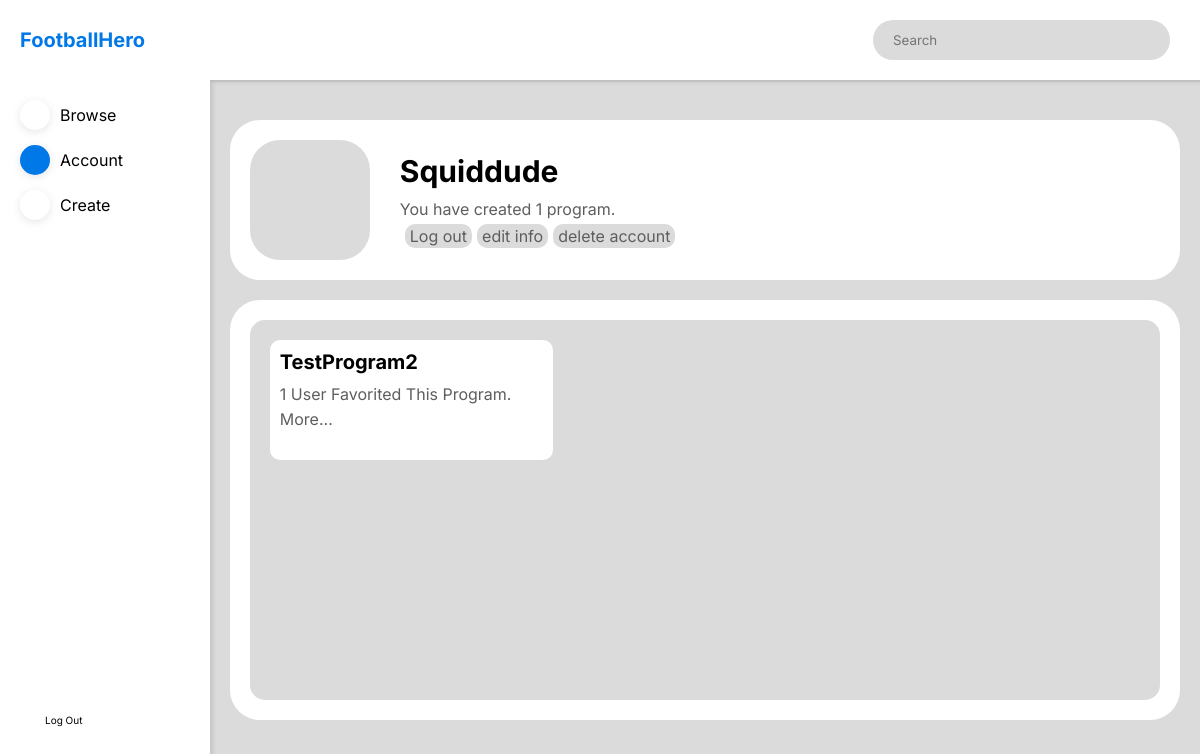
The page /account/squiddude (signed in) on the database its author committed.
### website/models.py (models this page shows)
class User(db.Model):
    id = db.Column(db.Integer, primary_key=True)
    username = db.Column(db.String(150), unique=True, nullable=False)
    email = db.Column(db.String(150), unique=True)
    password = db.Column(db.String(200))
    verified = db.Column(db.Boolean, default=False)
    programs = db.relationship('Program')
    favorites = db.relationship(
        'Program', secondary=FavoriteProgram, backref=db.backref('favoriteprograms'),  lazy='dynamic')

class Program(db.Model):
    id = db.Column(db.Integer, primary_key=True)
    name = db.Column(db.String(150), nullable=False)
    user_id = db.Column(db.Integer, db.ForeignKey('user.id'), nullable=False)
    description = db.Column(db.String(3000))
    exercises = db.relationship(
        'Exercise', secondary=ExerciseProgram, backref='exercises')
    favorited = db.relationship(
        'User', secondary=FavoriteProgram, backref=db.backref('favirouted'),  lazy='dynamic')

### website/dashboard.py (the view)
@dashboard.route("/account/<username>")
def account(username):
    if 'user' in session:
        user = db.session.query(User).filter(
            User.username == username).first()
        if not user:
            abort(404)
        likes_query = db.session.\
            query(
                FavoriteProgram.columns.program_id.label('programid'),
                func.count().label('cnt')
            ).\
            filter(FavoriteProgram.columns.program_id).\
            group_by('programid').\
            subquery()
        programscreated = db.session.\
            query(Program.id,
                  Program.name,
                  func.coalesce(
                      likes_query.c.cnt, 0).label('cnt')
                  ).\
            join(likes_query,
                 likes_query.c.programid == Program.id,
                 isouter=True
                 ).\
            filter(Program.user_id == user.id).\
            order_by(desc(Program.id)).\
            all()
        return render_template('account.html', user=user, programscreated=programscreated)
    else:
        return redirect((url_for('auth.signin')))

### website/templates/account.html (shortened to what this page needs)
{% extends 'dashboard_template.html' %}
{% block content %}
<div class="dashboard-body-element dashboard-body-first dashboard-body-account-first">
    <div class="dashboard-body-icon dashboard-body-tag">
        <span class="iconify" data-icon="bx:user"></span>
    </div>
    <div class='dashboard-account-info-wrapper'>
        <p class="dashboard-account-info-username">{{user.username | capitalize}}</p>
        {% if session['user'] == user.username %}
        {% if programscreated |length == 0 %}<p class="dashboard-account-info-subtitle">You have created 0 programs.</p>
        {% elif programscreated |length == 1 %} <p class="dashboard-account-info-subtitle">You have created 1 program.
        </p>
        {% else %}
        <p class="dashboard-account-info-subtitle">You have created {{programscreated |length}} programs</p>
        {% endif%}
        {% endif %}
        {% if session['user'] == user.username %}
        <div class="dashboard-account-info-settings">
            <a class="dashboard-account-info-settings-button" href="/signout">Log out</a>
            <a id='dashboard-account-info-settings-editinfo' class="dashboard-account-info-settings-button">edit
                info</a>
            <a id='dashboard-account-info-settings-deleteaccount' class="dashboard-account-info-settings-button">delete
                account</a>
        </div>
        {% endif %}
    </div>
</div>
<div class="dashboard-body-element dashboard-account-programs-wrapper">
    <div class="dashboard-account-programs">
        {% for program in programscreated%}
        <div class="dashboard-account-programs-card">
            <p> {{program.name}}</p>
            {% if program.cnt == 1 %}
            <p> {{program.cnt}} user favorited this program.</p>
            {% else %}
            <p> {{program.cnt}} users favorited this program.</p>
            {% endif %}
            <a onclick="location.href= '/program/{{program.id}}'">more...</a>
        </div>
        {% endfor %}
    </div>
</div>
{% endblock %}

### website/static/styles.css (style rules this page uses)
* { padding: 0; margin: 0; box-sizing: border-box; font-family: "Inter", "Poppins"; }
:root { --main-color: #0078e7; --secondary-color: #dbdbdb; --background-colour: #ffffff; --text-color-1: #000000; --text-color-2: #5e5e5e; --text-color-3: #ffffff; }
html { scroll-behavior: smooth; }
.dashboard-body-first { margin-top: 40px; }
.dashboard-body-icon { height: 120px; width: 120px; background-color: var(--secondary-color); border-radius: 30px; display: flex; align-items: center; justify-content: center; }
.dashboard-body-icon .iconify { width: 60%; height: 60%; color: var(--text-color-2); }
.dashboard-body-element { width: 96%; margin-left: auto; margin-right: auto; background-color: var(--background-colour); padding: 20px; border-radius: 30px; }
.dashboard-body-account-first { display: flex; align-items: center; }
.dashboard-account-info-wrapper { display: flex; flex-direction: column; justify-content: center; width: 80%; margin-left: 30px; height: 120px; }
.dashboard-account-info-username { font-weight: bold; font-size: 30px; margin-bottom: 10px; }
.dashboard-account-info-subtitle { color: var(--text-color-2); }
.dashboard-account-info-settings { margin-top: 5px; display: flex; align-items: center; }
.dashboard-account-info-settings-button { background-color: var(--secondary-color); color: var(--text-color-2); border-radius: 10px; margin-left: 5px; padding: 2px 5px; text-decoration: none; }
.dashboard-account-programs-wrapper { margin-top: 20px; height: 60%; min-height: 400px; }
.dashboard-account-programs { height: 100%; width: 100%; border-radius: 15px; padding: 20px; background-color: var(--secondary-color); display: grid; grid-template-columns: 1fr 1fr 1fr; grid-template-rows: auto; grid-row-gap: 10px; grid-column-gap: 10px; grid-template-rows: repeat(auto-fill, 120px); overflow-y: scroll; }
.dashboard-account-programs-card { background-color: var(--background-colour); height: 100%; width: 100%; padding: 10px; border-radius: 10px; text-transform: capitalize; }
.dashboard-account-programs-card p:first-child { color: var(--text-color-1); font-weight: bold; font-size: 20px; width: 100%; text-overflow: ellipsis; margin-bottom: 10px; }
.dashboard-account-programs-card p { color: var(--text-color-2); margin-bottom: 5px; }
.dashboard-account-programs-card a { color: var(--text-color-2); }

### rows shown on the page
User: username "Squiddude"
Program: name "TestProgram2", cnt "1"
